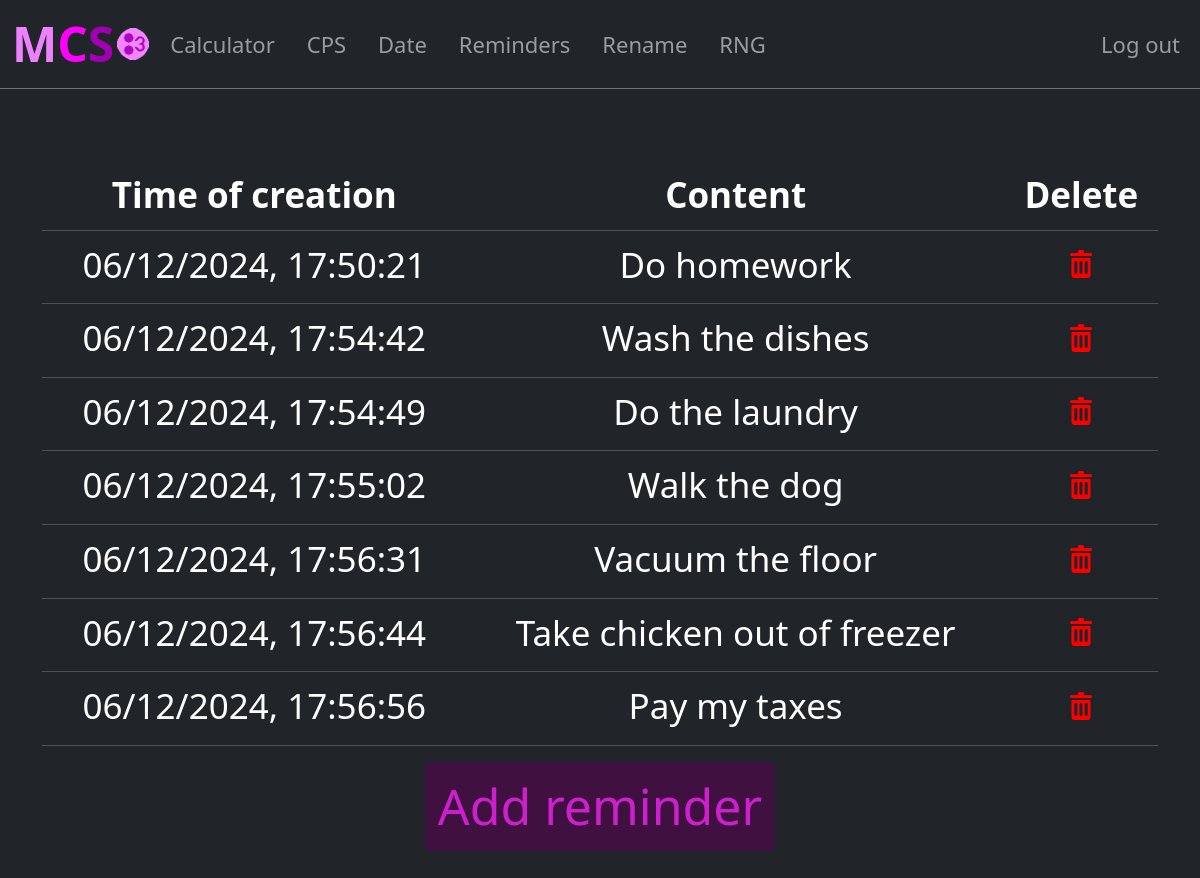
The app's page /reminders (signed in) with its own data.
### tables this page shows
CREATE TABLE reminders (reminder_id INTEGER PRIMARY KEY AUTOINCREMENT NOT NULL, user_id INTEGER NOT NULL, content TEXT NOT NULL, creationTime TEXT NOT NULL, FOREIGN KEY (user_id) REFERENCES users(id));

### app.py (the view)
@app.route("/reminders", methods=["GET", "POST"])
def reminders():
     if not flask.session.get("user_id"):
          return flask.redirect("/login")
     db = connectDB()
     reminders = db.execute("SELECT * FROM reminders WHERE user_id = ?", (flask.session["user_id"],)).fetchall()
     db.close()
     if flask.request.method == "POST":
          pressedButton = flask.request.form.get("reminder-delete-button")
          db = connectDB()
          db.execute("DELETE FROM reminders WHERE user_id = ? AND reminder_id = ?", (flask.session["user_id"], pressedButton,))
          db.commit()
          db.close()
          return flask.redirect("/reminders")
     else:
          return flask.render_template("reminders.html", reminders=reminders)

### app.py (called while the page is built)
def connectDB():
    db = sqlite3.connect("myConvenientSite.db")
    db.row_factory = sqlite3.Row
    return db

### templates/reminders.html (shortened to what this page needs)
{% extends "layout.html" %}
{% block main %}
    <table class="table table-dark text-slightly-less-BIG-than-slightly-more-less-BIG">
        <thead>
            <tr>
                <th>Time of creation</th>
                <th>Content</th>
                <th>Delete</th>
            </tr>
        </thead>
        <tbody>
            <form action="/reminders" method="post">
                {% for reminder in reminders %}
                    <tr class="m-auto w-auto">
                        <td>{{ reminder.creationTime }}</td>
                        <td>{{ reminder.content }}</td>
                        <td><button type="submit" class="btn mb-2" name="reminder-delete-button" value="{{ reminder.reminder_id }}"><img width="32" height="32" src="static/reminderDelete.png"></button></td>
                    </tr>
                {% endfor %}
            </form>
        </tbody>
    </table>
    <a href="/reminderCreate" class="btn btn-pink text-slightly-more-less-BIG">Add reminder</a>
{% endblock %}

### templates/layout.html (shortened to what this page needs)
<!DOCTYPE html>
<html lang="en">
    <head>
        <link href="https://cdn.jsdelivr.net/npm/bootstrap@5.3.3/dist/css/bootstrap.min.css" rel="stylesheet">
        <link href="/static/styles.css" rel="stylesheet">
    </head>
    <body class="bg-dark">
        <nav class="navbar-dark navbar navbar-expand-md border-bottom border-secondary bg-dark">
            <div class="container-fluid">
                <a href="/" class="mcs-logo"><span style="color: #ee81ff">M</span><span style="color: #ff00ff">C</span><span style="color: #a000b2">S</span><img style="position: relative; top: -5px; left: 3px" src="static/favicon.ico"></a>
                <div class="collapse navbar-collapse" id="navbar">
                    {% if session["user_id"] %}
                        <ul class="navbar-nav me-auto mt-0">
                            <li class="nav-item ms-3"><a class="nav-link" href="/calculator">Calculator</a></li>
                            <li class="nav-item ms-3"><a class="nav-link" href="/cps">CPS</a></li>
                            <li class="nav-item ms-3"><a class="nav-link" href="/dateandtime">Date</a></li>
                            <li class="nav-item ms-3"><a class="nav-link" href="/reminders">Reminders</a></li>
                            <li class="nav-item ms-3"><a class="nav-link" href="/rename">Rename</a></li>
                            <li class="nav-item ms-3"><a class="nav-link" href="/rng">RNG</a></li>
                        </ul>
                        <ul class="navbar-nav ms-auto mt-0">
                            <li class="nav-item"><a class="nav-link" href="/logout">Log out</a></li>
                        </ul>
                    {% else %}
                        <ul class="navbar-nav ms-auto mt-0">
                            <li class="nav-item"><a class="nav-link" href="/login">Log in</a></li>
                            <li class="nav-item"><a class="nav-link" href="/register">Register</a></li>
                        </ul>
                    {% endif %}
                </div>
            </div>
        </nav>
        <br>
        <main class="container py-5 text-center">
            {% block main %}{% endblock %}
        </main>
    </body>
</html>

### static/styles.css (style rules this page uses)
* { color: #dddddd; }
.mcs-logo { font-size: 48px; font-weight: 600; text-decoration: none; }
.nav-item { font-size: 22px; }
.btn-pink { background-color: #401040; border-color: #401040; color: #cc20cc; font-size: 26px; }
.text-slightly-more-less-BIG { font-size: 50px; }
.text-slightly-less-BIG-than-slightly-more-less-BIG { font-size: 35px; }
table { margin-left: auto; margin-right: auto; }

### records on screen
reminders: creationTime "06/12/2024, 17:50:21", content "Do homework", {{ reminder.reminder_id }} 23 (drawn)
reminders: creationTime "06/12/2024, 17:54:42", content "Wash the dishes", {{ reminder.reminder_id }} 24 (drawn)
reminders: creationTime "06/12/2024, 17:54:49", content "Do the laundry", {{ reminder.reminder_id }} 25 (drawn)
reminders: creationTime "06/12/2024, 17:55:02", content "Walk the dog", {{ reminder.reminder_id }} 26 (drawn)
reminders: creationTime "06/12/2024, 17:56:31", content "Vacuum the floor", {{ reminder.reminder_id }} 28 (drawn)
reminders: creationTime "06/12/2024, 17:56:44", content "Take chicken out of freezer", {{ reminder.reminder_id }} 29 (drawn)
reminders: creationTime "06/12/2024, 17:56:56", content "Pay my taxes", {{ reminder.reminder_id }} 30 (drawn)
